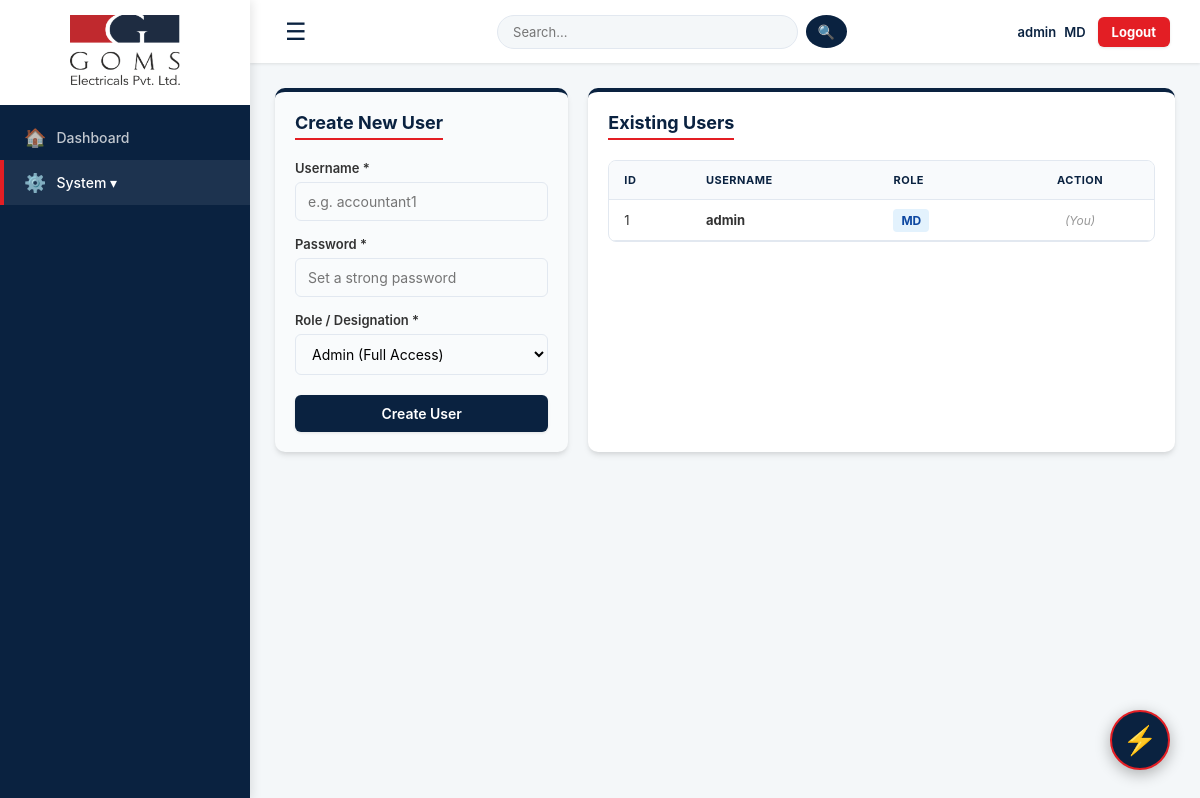
The app's page /users (signed in) with its own data.
### tables this page shows
CREATE TABLE users (id INTEGER PRIMARY KEY AUTOINCREMENT, username TEXT UNIQUE NOT NULL, salt TEXT NOT NULL, password_hash TEXT NOT NULL, role TEXT DEFAULT 'Admin');

### app.py (the view, shortened to what this page needs)
@app.route("/users", methods=["GET", "POST"])
def users():
    if not session.get("username"): return redirect(url_for("login"))
    if session.get("role") not in ["MD", "GM"]:
        flash("Only MD and GM can manage users.", "error")
        return redirect(url_for("dashboard"))
    conn = get_db()
    is_ajax = request.headers.get('X-Requested-With') == 'XMLHttpRequest'
    ul = conn.execute("SELECT id, username, role FROM users ORDER BY id DESC").fetchall()
    conn.close()
    return render_template("users.html", users=ul)

### app.py (called while the page is built, shortened)
@app.context_processor
def inject_permissions():
    role = session.get('role', 'Admin')
    return dict(is_admin_or_gm = role in ['MD', 'Admin', 'GM'])

@app.after_request
def add_header(response):
    response.headers["Cache-Control"] = "no-cache, no-store, must-revalidate, public, max-age=0"
    response.headers["Pragma"] = "no-cache"
    response.headers["Expires"] = "0"
    return response

def get_db():
    conn = sqlite3.connect(DATABASE, timeout=20)
    conn.row_factory = sqlite3.Row
    return conn

@app.before_request
def restrict_access():
    if not session.get("username"): return
    role = session.get("role", "MD")
    endpoint = request.endpoint
    finance_routes = ['accounts', 'accounts_entry', 'delete_account_entry', 'delete_bill',
                      'print_bill', 'client_ledger', 'vendor_ledger', 'gst_reconciliation',
                      'run_reconciliation', 'gstr1', 'credit_notes', 'delete_credit_note',
                      'general_expenses', 'company_pnl', 'pay_purchase_bill', 'payroll']
    if endpoint in finance_routes and role not in ['MD', 'GM', 'Accountant']:
        flash("Access Denied: Finance module is restricted.", "error")
        return redirect(url_for('dashboard'))
    if role == "MD":
        return

### templates/users.html (shortened to what this page needs)
{% extends "base.html" %}
{% block content %}
<div class="user-grid">
    <div class="card" style="background: #f9fbfc; border-top: 4px solid var(--primary-blue);">
        <h3>Create New User</h3>
        <form id="createUserForm" method="POST">
            <div style="margin-bottom: 15px;">
                <label>Username *</label>
                <input type="text" name="username" required placeholder="e.g. accountant1" autocomplete="off">
            </div>
            <div style="margin-bottom: 15px;">
                <label>Password *</label>
                <input type="password" name="password" required placeholder="Set a strong password" autocomplete="new-password">
            </div>
            <div style="margin-bottom: 20px;">
                <label>Role / Designation *</label>
                <select name="role" required>
                    <option value="Admin">Admin (Full Access)</option>
                </select>
            </div>
            <button type="submit" class="btn" style="width: 100%;">Create User</button>
        </form>
    </div>
    <div class="card">
        <h3>Existing Users</h3>
        <div class="table-wrap">
            <table>
                <thead>
                    <tr>
                        <th>ID</th>
                        <th>Username</th>
                        <th>Role</th>
                        <th class="no-print" style="text-align: center;">Action</th>
                    </tr>
                </thead>
                <tbody>
                    {% for u in users %}
                    <tr>
                        <td>{{ u['id'] }}</td>
                        <td><strong>{{ u['username'] }}</strong></td>
                        <td>
                            <span class="role-badge-custom">{{ u['role'] or 'Admin' }}</span>
                        </td>
                        <td class="no-print" style="text-align: center;">
                            {% if is_admin_or_gm %}
                                {% if u['username'] != session['username'] %}
                                <div style="display: flex; gap: 5px; justify-content: center; align-items: center; flex-wrap: wrap;">
                                    <form method="POST" action="{{ url_for('edit_user_role', id=u['id']) }}" class="edit-role-form" style="display: flex; gap: 5px; margin: 0;">
                                        <select name="role" style="padding: 4px; border-radius: 4px; font-size: 12px; border: 1px solid #ccc;">
                                            <option value="Admin" {% if u['role'] == 'Admin' %}selected{% endif %}>Admin</option>
                                            <option value="GM" {% if u['role'] == 'GM' %}selected{% endif %}>GM</option>
                                            <option value="Accountant" {% if u['role'] == 'Accountant' %}selected{% endif %}>Accountant</option>
                                            <option value="Store Keeper" {% if u['role'] == 'Store Keeper' %}selected{% endif %}>Store Keeper</option>
                                            <option value="Site Supervisor" {% if u['role'] == 'Site Supervisor' %}selected{% endif %}>Site Supervisor</option>
                                        </select>
                                        <button type="submit" class="btn" style="padding: 4px 8px; font-size: 12px; background: #ffc107; color: black; font-weight: bold;">Modify</button>
                                    </form>
                                    <a href="{{ url_for('delete_user', id=u['id']) }}" class="btn delete-btn" style="padding: 4px 8px; font-size: 12px; background: #e31e24;">Delete</a>
                                </div>
                                {% else %}
                                <span style="color: #999; font-size: 12px; font-style: italic;">(You)</span>
                                {% endif %}
                            {% else %}
                                <span style="color: #999; font-size: 12px; font-style: italic;">No Permission</span>
                            {% endif %}
                        </td>
                    </tr>
                    {% else %}
                    <tr><td colspan="4" style="text-align: center;">No users found.</td></tr>
                    {% endfor %}
                </tbody>
            </table>
        </div>
    </div>
</div>
{% endblock %}

### templates/partials/topbar.html (shortened to what this page needs)
<header class="topbar">
        <div class="topbar-left">
            <button class="menu-toggle-btn" id="sidebarToggle" title="Toggle Menu">☰</button>
        </div>
        <form action="{{ url_for('search') }}" method="GET" class="search-form">
            <input type="text" name="q" placeholder="Search...">
            <button type="submit">🔍</button>
        </form>
        <div class="user-area">
            <span class="user-info">
                {{ session['username'] }}
                <span class="role-badge {{ role_class }}">{{ user_role }}</span>
            </span>
            <a href="{{ url_for('logout') }}" class="btn-logout">Logout</a>
        </div>
    </header>

### static/css/main.css (style rules this page uses)
:root { --primary-blue: #0a2240; --accent-red: #e31e24; --bg-light: #f4f7f9; --text-dark: #333; --text-light: #666; --white: #ffffff; --border: #e2e8f0; --shadow-sm: 0 1px 3px rgba(0,0,0,0.1); --shadow-md: 0 4px 6px -1px rgba(0,0,0,0.1), 0 2px 4px -1px rgba(0,0,0,0.06); --shadow-lg: 0 10px 15px -3px rgba(0,0,0,0.1), 0 4px 6px -2px rgba(0,0,0,0.05); }
* { box-sizing: border-box; margin: 0; padding: 0; font-family: 'Inter', 'Segoe UI', sans-serif; }
body { background-color: var(--bg-light); color: var(--text-dark); display: flex; min-height: 100vh; }
.topbar { background: var(--white); padding: 12px 30px; display: flex; justify-content: space-between; align-items: center; box-shadow: var(--shadow-sm); gap: 15px; position: sticky; top: 0; z-index: 50; }
.topbar-left { display: flex; align-items: center; gap: 15px; }
.menu-toggle-btn { background: none; border: none; font-size: 24px; cursor: pointer; color: var(--primary-blue); padding: 5px; border-radius: 4px; transition: 0.2s; }
.search-form { display: flex; gap: 8px; flex: 1; max-width: 350px; align-items: center; }
.search-form input { padding: 8px 15px; border-radius: 20px; border: 1px solid var(--border); font-size: 13px; width: 100%; outline: none; transition: 0.3s; background: var(--bg-light); }
.search-form button { padding: 8px 12px; border-radius: 50%; background: var(--primary-blue); color: white; border: none; cursor: pointer; font-size: 14px; display: flex; align-items: center; justify-content: center; transition: 0.2s; }
.user-area { display: flex; align-items: center; gap: 12px; }
.user-info { font-weight: 600; color: var(--primary-blue); font-size: 13px; display: flex; align-items: center; gap: 8px; white-space: nowrap; }
.btn-logout { background: var(--accent-red); color: white; text-decoration: none; padding: 7px 14px; border-radius: 6px; font-size: 13px; font-weight: bold; transition: 0.3s; box-shadow: var(--shadow-sm); }
.card { background: var(--white); border-radius: 10px; padding: 20px; box-shadow: var(--shadow-md); margin-bottom: 20px; border-top: 4px solid var(--primary-blue); transition: 0.2s; }
.card h3, .panel h3 { margin-bottom: 20px; color: var(--primary-blue); border-bottom: 2px solid var(--accent-red); display: inline-block; padding-bottom: 5px; font-weight: 700; font-size: 18px; }
label { display: block; margin-bottom: 6px; font-weight: 600; font-size: 13px; color: var(--text-dark); }
input, select, textarea { width: 100%; padding: 10px 12px; border: 1px solid var(--border); border-radius: 6px; font-size: 14px; background: #f9fbfc; transition: all 0.2s; box-sizing: border-box; }
.btn { background: var(--primary-blue); color: var(--white); border: none; padding: 10px 18px; border-radius: 6px; cursor: pointer; font-size: 14px; font-weight: 600; transition: all 0.2s; display: inline-block; text-decoration: none; box-shadow: var(--shadow-sm); text-align: center; }
.table-wrap { overflow-x: auto; border-radius: 8px; border: 1px solid var(--border); background: white; }
table { width: 100%; border-collapse: collapse; }
th, td { padding: 12px 15px; text-align: left; border-bottom: 1px solid var(--border); font-size: 13px; vertical-align: middle; }
th { background: #f8fafc; color: var(--primary-blue); font-weight: 700; text-transform: uppercase; font-size: 11px; letter-spacing: 0.5px; white-space: nowrap; }

### templates/users.html (style rules this page uses)
.user-grid { display: grid; grid-template-columns: 1fr 2fr; gap: 20px; }
.role-badge-custom { background: #e3f2fd; color: #0d47a1; padding: 4px 8px; border-radius: 4px; font-size: 12px; font-weight: bold; }

### records on screen
users: username "admin", id "1", role "MD", shows "(You)"

### other values on screen
{{ user_role }} "MD"
